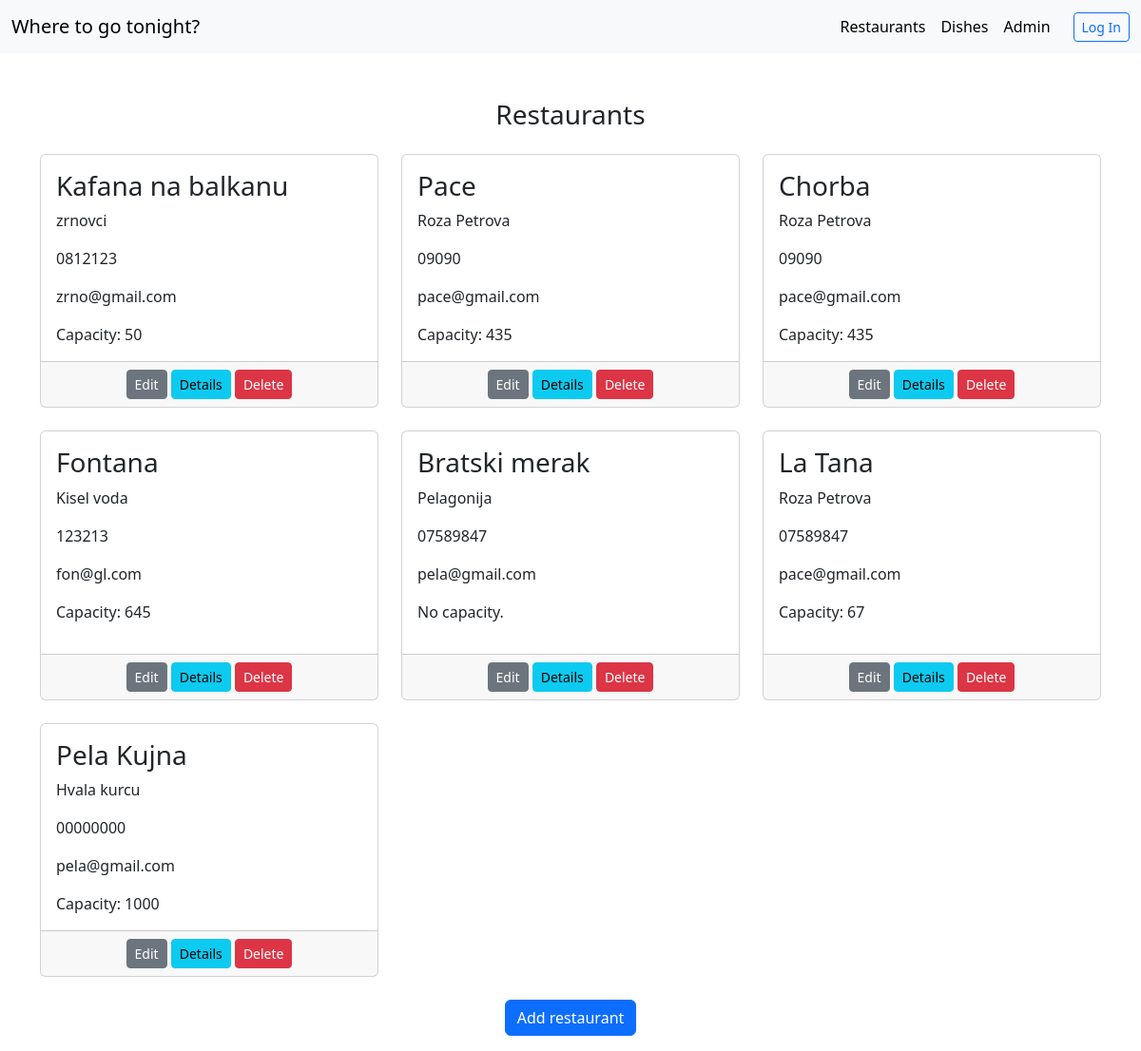
The page /restaurants/ on the database its author committed.
### restapp/models.py (models this page shows, shortened)
class Restaurant(models.Model):
    name = models.CharField(max_length=30)
    address = models.CharField(max_length=30)
    phone = models.CharField(max_length=30)
    email = models.EmailField()
    capacity = models.IntegerField()

### restapp/views.py (the view)
# urls.py: path('restaurants/', restaurants, name="restaurants"),
def restaurants(request):
    restaurants = Restaurant.objects.all()
    return render(request, "restaurants.html", {"restaurants": restaurants, "new_var": 1})

### restapp/templates/restaurants.html
{% extends "base.html" %}
{% block content %}
    <div class="container mt-5">
        <h3 class="text-center mb-4">Restaurants</h3>
        <div class="row">
            {% for r in restaurants %}
                <div class="col-md-4 mb-4">
                    <div class="card h-100">
                        <div class="card-body">
                            <h3 class="card-title">{{ r.name }}</h3>
                            <p class="card-text">{{ r.address }}</p>
                            <p class="card-text">{{ r.phone }}</p>
                            <p class="card-text">{{ r.email }}</p>
                            <p class="card-text">
                                {% if r.capacity > 10 %}
                                    Capacity: {{ r.capacity }}
                                {% else %}
                                    <p>No capacity.</p>
                                {% endif %}
                            </p>
                        </div>
                        <div class="card-footer text-center">
                            <a href="{% url 'edit restaurant' r.id %}" class="btn btn-secondary btn-sm">Edit</a>
                            <a href="{% url 'restaurant details' r.id %}" class="btn btn-info btn-sm">Details</a>
                            <a href="{% url 'delete restaurant' r.id %}" class="btn btn-danger btn-sm">Delete</a>
                        </div>
                    </div>
                </div>
            {% endfor %}
        </div>
        <div class="text-center mb-3">
            <a href="{% url 'Add restaurant' %}" class="btn btn-primary">Add restaurant</a>
        </div>
    </div>
{% endblock %}

### rows shown on the page
Restaurant: name "Kafana na balkanu", address "zrnovci", phone "0812123", email "zrno@gmail.com", capacity "50"
Restaurant: name "Pace", address "Roza Petrova", phone "09090", email "pace@gmail.com", capacity "435"
Restaurant: name "Chorba", address "Roza Petrova", phone "09090", email "pace@gmail.com", capacity "435"
Restaurant: name "Fontana", address "Kisel voda", phone "123213", email "fon@gl.com", capacity "645"
Restaurant: name "Bratski merak", address "Pelagonija", phone "07589847", email "pela@gmail.com", capacity "No capacity."
Restaurant: name "La Tana", address "Roza Petrova", phone "07589847", email "pace@gmail.com", capacity "67"
Restaurant: name "Pela Kujna", address "Hvala kurcu", phone "00000000", email "pela@gmail.com", capacity "1000"
